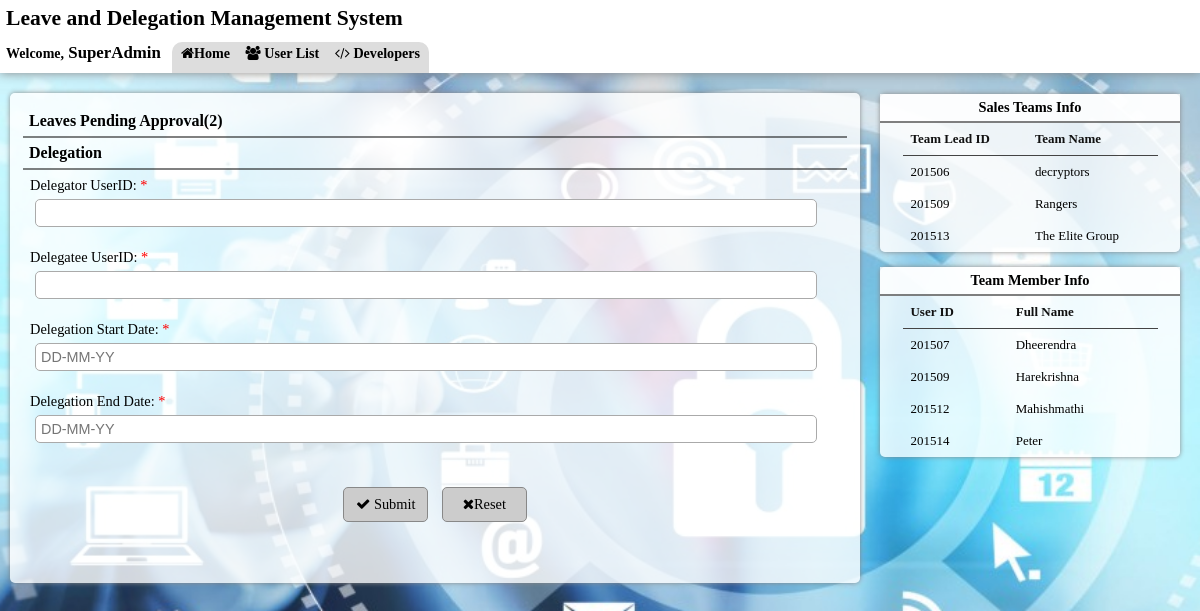
Page /superadmin.php?teamname=Rangers on the committed database.
### tables this page shows
CREATE TABLE IF NOT EXISTS `tsalesteaminformation` (
  `id` int(11) NOT NULL,
  `TeamName` varchar(20) NOT NULL DEFAULT '',
  `TeamLeadID` int(11) DEFAULT NULL,
  `CreatedDate` date DEFAULT NULL
);

CREATE TABLE IF NOT EXISTS `tuserinformations` (
  `ID` int(11) NOT NULL DEFAULT '0',
  `FullName` varchar(200) DEFAULT NULL,
  `EMailAddress` varchar(200) DEFAULT NULL
);

### superadmin.php (the view, shortened to what this page needs)
<!DOCTYPE html>
<html lang='en'>
<head>
	<link rel="stylesheet" type="text/css" href="style.css"/>
	<link rel="stylesheet" type="text/css" href="libraries/font-awesome/css/font-awesome.min.css"/>
</head>
<body>
	<header><h2>Leave and Delegation Management System</h2>
		<div class="subhead"><h3 style="float: left;"><small>Welcome,</small> SuperAdmin</h3>
			<nav>
				<a href="index.php"><span class="fa fa-home"></span>Home</a>
				<a href="userlist.php"><span class="fa fa-users"></span> User List</a>
				<a href="developers.html"><span class="fa fa-code"></span> Developers</a>
			</nav>
		</div>
	</header>
	<?php
	$sql=new mysqli("localhost",DB_USERNAME,DB_PASSWORD,DB_NAME);
	?>
	<section>
		<div class="content">
			<?php
			$q="select id,userid, date_format(leavestartdate,'%d-%m-%y') as leavestartdate, date_format(leaveenddate,'%d-%m-%y') as leaveenddate from tuserleaveinformations where id in(select id from tleavemanagement where flag=0);";
			if(!($sql->query($q)))
				echo $sql->error;
			else
				$c=$sql->query($q);
			$num=$c->num_rows;
			?>
			<h3><span  class="tog" >Leaves Pending Approval(<?php echo $num; ?>)</span></h3>
			<h3>Delegation </h3>
			<div class="formc"><form class="forminputs" id="forminputs" action="deleload.php" method="POST" onsubmit="return validate()"><span class="decl"  id="erid"></span>
				<label for="delegatorid">Delegator UserID: <span class="decl">*</span> <br/></label><input type="text" id="delegatorid" name="delegatorid" autofocus required/><br/><span class="decl"  id="er1"></span>
				<label for="delegateeid">Delegatee UserID: <span class="decl">*</span><br/></label><input type="text" id="delegateeid" name="delegateeid" required/><br/><span class="decl"  id="er2"></span>
				<label for="sdate">Delegation Start Date: <span class="decl">*</span><br/></label><input type="text" name="startdate" id="sdate" placeholder="DD-MM-YY" required/><br/>
				<label for="edate">Delegation End Date: <span class="decl">*</span><br/></label><input type="text" name="enddate" id="edate" placeholder="DD-MM-YY" required/><br/>
				<div class="buttons"><span class="decl" id="er"></span><br/><button type="submit"  ><span class="fa fa-check"></span> Submit</button>
					<button type="reset" ><span class="fa fa-remove"></span>Reset</button><?php if(isset($_GET["upload"])){ echo "<p>Delegation Successfully Assigned</p>"; } ?></div>
				</form></div>
			</div>
		</section>
		<aside>
			<div class="side"><h5>Sales Teams Info</h5>
				<table class="table1" >
					<tr>
						<th>Team Lead ID</th>
						<th>Team Name</th>
					</tr>
					<?php
					$que="select teamleadid,teamname from tsalesteaminformation;";
					if(!($sql->query($que)))
						echo $sql->error;
					else
						$c=$sql->query($que);
					while($teams=$c->fetch_assoc()){
						echo "<tr><td>".$teams["teamleadid"]." </td><td><a href=\"?teamname=".$teams["teamname"]."\"> ".$teams["teamname"]."</a></td></tr>";
					}
					?></table>
				</div>
				<div class="side"><h5>Team Member Info</h5>
					<table class="table2">
						<?php
						if(isset($_GET["teamname"]))
						{
							echo "<tr> <th>User ID</th> <th>Full Name</th> </tr>";
							$teamn=$_GET["teamname"];
							$que="select id,fullname from tuserinformations where id in (select id from tteammemberinfo where teamname='$teamn');";
							if(!($sql->query($que)))
								echo $sql->error;
							else
								$m=$sql->query($que);
							while ($memberinfo = $m->fetch_assoc()) {
								echo "<tr><td>".$memberinfo["id"]."</td><td>".$memberinfo["fullname"]."</td></tr>";
							}
						}
						else
							echo "<p><small>Click on any Team Name to get Team Member Info</small></p>";
						?>
					</table>
				</div>
			</aside>
		</body>
		</html>

### style.css (style rules this page uses)
section, article, aside, header, footer, nav, figure, figcaption { display: block; overflow: hidden; }
a { text-decoration: none; color: #000; }
body { margin: 0; padding:0; height: 100%; width: 100%; font-family: verdana; font-size: .9em; background: url("images/bg.jpg") center center no-repeat fixed; background-size: cover; }
header { position: relative; display: table; max-height: 90px; height: auto; color: #000; width:100%; background: #fff; clear: both; box-shadow: 0 0 10px #888; }
h1,h2,h3,h4 { margin:0; padding: 6px; }
.subhead { display: inline-block; position: relative; width: 100%; }
nav { float: left; font-size: .98em; font-weight: bold; margin:5px; margin-bottom: -18px !important; padding: 3px; border:0; border-top-left-radius:10px; border-top-right-radius:10px; background: #ddd; height:30px; }
nav a { color: #000; margin:2px; padding: 4px; text-decoration: none; }
section { position: relative; display: table; margin:20px 10px; float: left; min-width:70%; max-width:900px; min-height: 480px; height: auto; background: rgba(255 ,255,255,.8); padding: 10px; border-radius: 5px; box-shadow: 0 0 5px #888; }
.content { height: auto; width: auto; position: relative; display: table-cell; margin: 5px; padding: 8px; text-align: left; }
section h3 { font-size: 16px; text-align: left; border-bottom:rgba(2,2,2,.5) 2px solid; }
.tog { cursor: pointer; }
table { width:100%; border:#666 1px solid ; border-radius: 5px; border-collapse: collapse; }
th { border-bottom:#444 1px solid; padding: 8px; color:#111; }
td { padding: 8px; }
.aprv, .decl { text-decoration: none; }
.decl { color: red; }
.content .formc { position: relative; display: block; padding: 7px; }
.forminputs input[type='text'] { text-align: left; display: block; margin: 5px; padding: 5px; border: #aaa 1px solid; border-radius: 5px; width:95%; font-size: 1em; background: #fff; }
.content .buttons { margin: 0 auto; width: auto; text-align: center; }
.forminputs button,button { width: 85px; height:35px; margin: 5px; padding: 5px; background: #ccc; cursor: pointer; border: #888 1px solid; border-radius: 5px; font-size: 1em; font-family: verdana; }
aside { position: relative; padding:0; float: left; margin:20px 10px; width: 25%; }
aside .side { background: rgba(255 ,255,255,.8); border-radius: 5px; margin-bottom:15px; box-shadow: 0 0 5px #888; text-align: center; }
.side h5 { margin: 0px; padding: 5px; font-size: 1em; text-align: center; background: rgba(255 ,255,255,.8); border-bottom:rgba(0 ,0,0,.5) 2px solid; }
.side a { text-decoration: none; color: #000; }
.table1, .table2, .table3, .table4, .table5 { margin: 0 auto; position: relative; width:85%; border: none; border-collapse: collapse; text-align: left; font-size: .9em; }
.table1, .table2, .table3, .table4 .table5 th { border: none; }
@media only screen and (min-width: 1025px) { section { margin:20px 10px; padding:5px; } }
@media only screen and (min-width: 1025px) { aside { margin:16px 5px; padding:5px; } }

### rows in the picture
tsalesteaminformation: TeamLeadID "201506", TeamName "decryptors"
tsalesteaminformation: TeamLeadID "201509", TeamName "Rangers"
tsalesteaminformation: TeamLeadID "201513", TeamName "The Elite Group"
tuserinformations: ID "201507", FullName "Dheerendra"
tuserinformations: ID "201509", FullName "Harekrishna"
tuserinformations: ID "201512", FullName "Mahishmathi"
tuserinformations: ID "201514", FullName "Peter"

### other values in the picture
$num "2"
